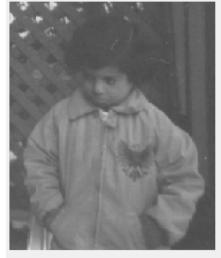
#> input picture Digital Image Processing/Assignment 5/pout-dark.jpg, 221 x 258 px
$ jupyter execute q.ipynb
#> lines starting #> are read from the running program, lines starting #| are printed output that depends on the picture
1. Do histogram equalization on pout-dark and display the same
2. Do histogram matching (specification) on the pout-dark image, keeping pout-bright as a reference image.

    <ins>Note</ins>:
    Use predefined as well as user defined functions for the above problems.
Pout-dark

[cell 1]
# This Assignment is done by CS20B1044 Avinash R Changrani
# importing required libraries

import cv2
import numpy as np
import math
import matplotlib.pyplot as plt

[cell 2]
pout_dark = cv2.imread('pout-dark.jpg')
#> pout_dark is the input picture: shape (258, 221, 3); min 70, max 255, mean 123.5

pout_bright = cv2.imread('pout-bright.jpg')
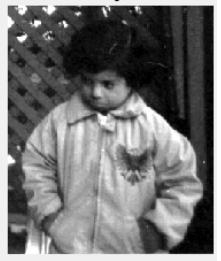
#> input picture Digital Image Processing/Assignment 5/pout-bright.jpg, 221 x 261 px
#> pout_bright is the input picture: shape (261, 221, 3); min 0, max 255, mean 114.2

# displaying both the images side by side
plt.subplot(1,2,1)
plt.imshow(pout_dark)
plt.title('pout-dark')
plt.subplot(1,2,2)
plt.imshow(pout_bright)
plt.title('pout-bright')
plt.show()
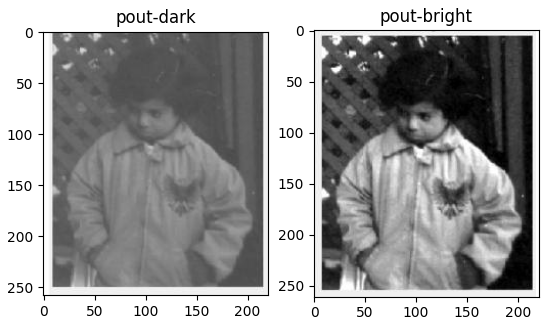
#> figure drawn by matplotlib, 2 panels

[cell 3]
# Do histogram equalization on pout-dark and display the same

# converting the image to grayscale
pout_dark_gray = cv2.cvtColor(pout_dark, cv2.COLOR_BGR2GRAY)

# userdefined function to do histogram equalization
def hist_eq(img):
    # getting the shape of the image
    m,n = img.shape
    # creating a histogram
    hist = np.zeros(256)
    # creating a new image
    new_img = np.zeros((m,n))
    # calculating the histogram
    for i in range(m):
        for j in range(n):
            hist[img[i,j]] += 1
    # calculating the cumulative histogram
    cum_hist = np.zeros(256)
    cum_hist[0] = hist[0]
    for i in range(1,256):
        cum_hist[i] = cum_hist[i-1] + hist[i]
    # calculating the probability of each pixel
    prob = np.zeros(256)
    for i in range(256):
        prob[i] = cum_hist[i]/(m*n)
    # calculating the new pixel values
    for i in range(m):
        for j in range(n):
            new_img[i,j] = math.floor(prob[img[i,j]]*255)
    # returning the new image
    return new_img

[cell 4]
# inbuilt function to do histogram equalization
pout_dark_eq_inbuilt = cv2.equalizeHist(pout_dark_gray)
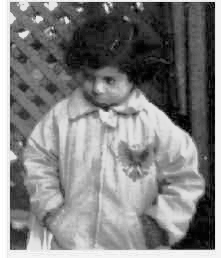
#> pout_dark_eq_inbuilt: shape (258, 221); min 0, max 255, mean 129.3

# calling the userdefined function
pout_dark_eq_user = hist_eq(pout_dark_gray)

# displaying the images side by side using matplotlib
fig, axs = plt.subplots(1, 3, figsize=(15, 15))
axs[0].imshow(pout_dark, cmap='gray')
axs[0].set_title('Original Image')
axs[1].imshow(pout_dark_eq_inbuilt, cmap='gray')
axs[1].set_title('Inbuilt Histogram Equalization')
axs[2].imshow(pout_dark_eq_user, cmap='gray')
axs[2].set_title('User Defined Histogram Equalization')
plt.show()
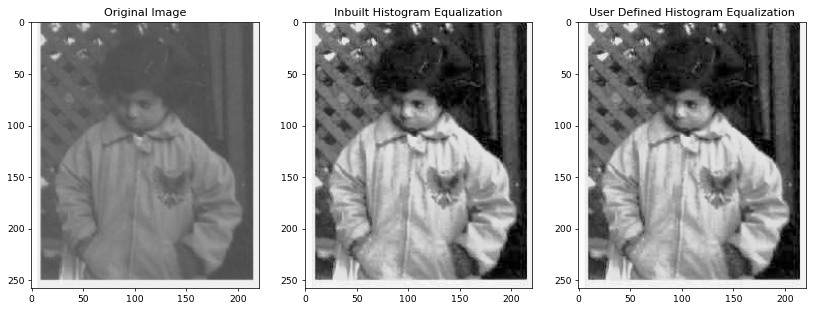
#> figure drawn by matplotlib, 3 panels

### Conclusion:
>Histogram equalization is a method used in image processing to improve the contrast of an image by redistributing the pixel intensities across the full range of values. This process stretches the pixel intensities in the image, making the darker parts of the image darker and the lighter parts of the image lighter, revealing image details that were previously hidden.

[cell 5]
# Do histogram matching on pout-dark and pout-bright and display the same
# User defined function to do histogram matching
def histogram_matching_user(input_img, ref_img):
    # Convert the input and reference images to LAB color space
    input_lab = cv2.cvtColor(input_img, cv2.COLOR_BGR2LAB)
    ref_lab = cv2.cvtColor(ref_img, cv2.COLOR_BGR2LAB)

    # Compute the histograms and CDFs of the input and reference images
    input_hist, bins = np.histogram(input_lab[:,:,0], 256, [0, 256])
    input_cdf = np.cumsum(input_hist) / (input_lab.shape[0] * input_lab.shape[1])
    ref_hist, bins = np.histogram(ref_lab[:,:,0], 256, [0, 256])
    ref_cdf = np.cumsum(ref_hist) / (ref_lab.shape[0] * ref_lab.shape[1])

    # Compute the mapping function between the input and reference CDFs
    mapping = np.zeros(256, dtype=np.uint8)
    for i in range(256):
        j = 255
        while j >= 0 and ref_cdf[j] > input_cdf[i]:
            j -= 1
        mapping[i] = j

    # Apply the mapping function to the input image
    matched_lab = input_lab.copy()
    matched_lab[:,:,0] = mapping[matched_lab[:,:,0]]
    matched_img = cv2.cvtColor(matched_lab, cv2.COLOR_LAB2BGR)
    return matched_img

# Inbuilt function to do histogram matching
def histogram_matching_inbuilt(input_img, ref_img):
    # Convert the input and reference images to LAB color space
    input_lab = cv2.cvtColor(input_img, cv2.COLOR_BGR2LAB)
    ref_lab = cv2.cvtColor(ref_img, cv2.COLOR_BGR2LAB)

    # Split the LAB channels
    input_l, input_a, input_b = cv2.split(input_lab)
    ref_l, ref_a, ref_b = cv2.split(ref_lab)

    # Apply histogram matching to the L channel
    clahe = cv2.createCLAHE(clipLimit=2.0, tileGridSize=(8,8))
    matched_l = clahe.apply(input_l, ref_l)

    # Merge the matched L channel with the original A and B channels
    matched_lab = cv2.merge((matched_l, input_a, input_b))

    # Convert the matched LAB image back to BGR color space
    matched_img = cv2.cvtColor(matched_lab, cv2.COLOR_LAB2BGR)
    return matched_img

[cell 6]
# histogram matching using inbuilt function

matched_img_inbuilt = histogram_matching_inbuilt(pout_dark, pout_bright)
#> in histogram_matching_inbuilt, `input_lab = cv2.cvtColor(input_img, cv2.COLOR_BGR2LAB)`: input_lab: shape (258, 221, 3); mean of channels 0, 1, 2 131, 128, 128
#> in histogram_matching_inbuilt, `ref_lab = cv2.cvtColor(ref_img, cv2.COLOR_BGR2LAB)`: ref_lab: shape (261, 221, 3); mean of channels 0, 1, 2 118, 128, 128
#> in histogram_matching_inbuilt, `input_l, input_a, input_b = cv2.split(input_lab)`: input_a: shape (258, 221); every value is 128
#> in histogram_matching_inbuilt, `ref_l, ref_a, ref_b = cv2.split(ref_lab)`: ref_a: shape (261, 221); every value is 128
#> in histogram_matching_inbuilt, `matched_l = clahe.apply(input_l, ref_l)`:
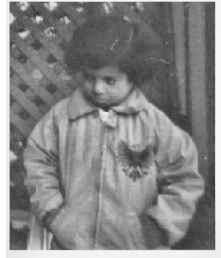
#> matched_l: shape (258, 221); min 51, max 255, mean 133.9
#> in histogram_matching_inbuilt, `matched_lab = cv2.merge((matched_l, input_a, input_b))`: matched_lab: shape (258, 221, 3); mean of channels 0, 1, 2 133.9, 128, 128

# histogram matching using user defined function

matched_img_user = histogram_matching_user(pout_dark, pout_bright)
#> in histogram_matching_user, `input_hist, bins = np.histogram(input_lab[:,:,0], 256, [0, 256])`: input_hist = 256 values, max 1984 at index 242, min 0 at index 0, mean 222.7; bins = 257 values from 0 to 256
#> in histogram_matching_user, `input_cdf = np.cumsum(input_hist) / (input_lab.shape[0] * input_lab.sh..`: input_cdf = 256 values from 0 to 1
#> in histogram_matching_user, `ref_hist, bins = np.histogram(ref_lab[:,:,0], 256, [0, 256])`: ref_hist = 256 values, max 1953 at index 242, min 0 at index 4, mean 225.3
#> in histogram_matching_user, `ref_cdf = np.cumsum(ref_hist) / (ref_lab.shape[0] * ref_lab.shape[1])`: ref_cdf = 256 values from 0.00524 to 1
#> in histogram_matching_user, `matched_lab[:,:,0] = mapping[matched_lab[:,:,0]]`: matched_lab: shape (258, 221, 3); mean of channels 0, 1, 2 119.2, 128, 128
#> in histogram_matching_user, `matched_img = cv2.cvtColor(matched_lab, cv2.COLOR_LAB2BGR)`:
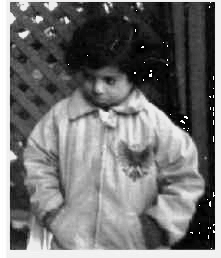
#> matched_img: shape (258, 221, 3); mean B, G, R 115.5, 115.5, 115.5

# displaying the images side by side using matplotlib
fig, axs = plt.subplots(1, 3, figsize=(15, 15))
axs[0].imshow(pout_dark, cmap='gray')
axs[0].set_title('Original Image')
axs[1].imshow(matched_img_inbuilt, cmap='gray')
axs[1].set_title('Inbuilt Histogram Matching')
axs[2].imshow(matched_img_user, cmap='gray')
axs[2].set_title('User Defined Histogram Matching')
plt.show()
#> figure, not shown here; B, G, R data is drawn as R, G, B
